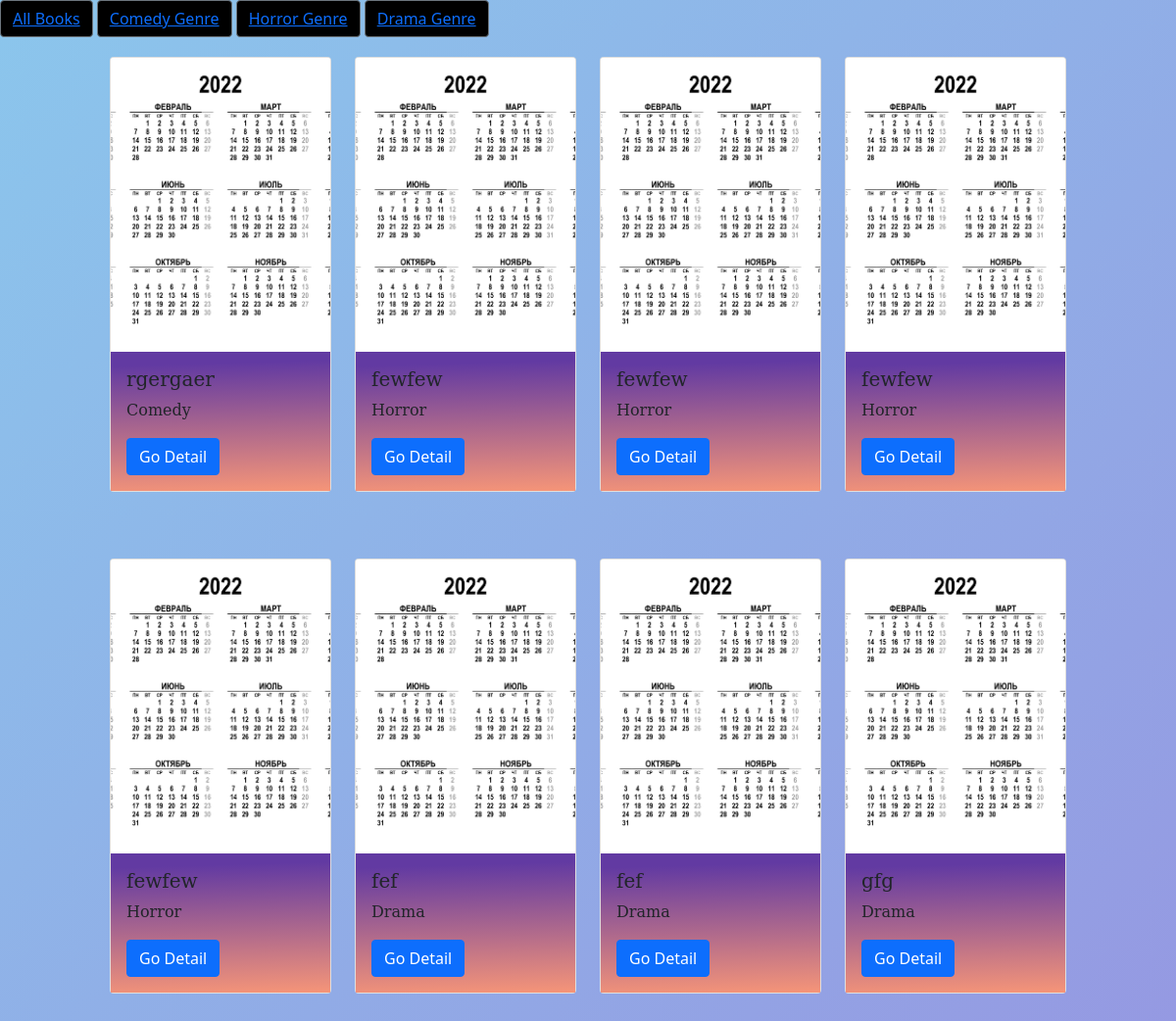
The page /books/ on the database as committed earlier.
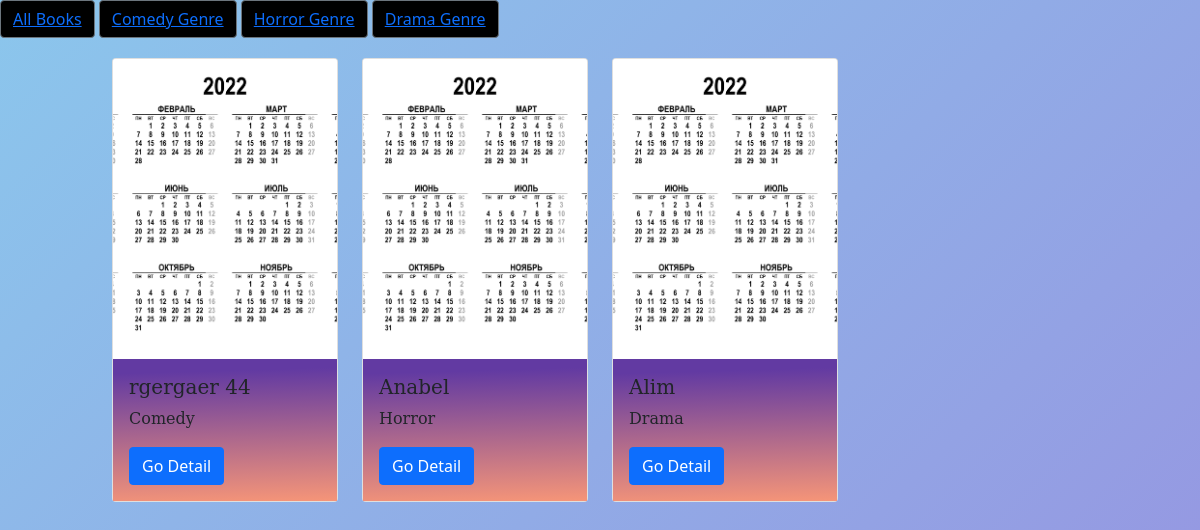
The same page on the database as committed later.
### book/models.py (models this page shows, shortened)
class Books(models.Model):
    GENRE_CHOICE = (
        ("Romantic", "Romantic"),
        ("Drama", "Drama"),
        ("Historical", "Historical"),
        ("Comedy", "Comedy"),
        ("Horror", "Horror"),
    )
    title = models.CharField(max_length=100)
    description = models.TextField()
    image = models.ImageField(upload_to='')
    genre = models.CharField(max_length=60, choices=GENRE_CHOICE)
    created_date = models.DateField(auto_now_add=True)
    updated_date = models.DateField(auto_now=True)
    author = models.CharField(max_length=50)

### book/views.py (the view)
# urls.py: path('books/', views.BooksListView.as_view(), name="books_list"),
class BooksListView(generic.ListView):
    template_name = "books_list.html"
    queryset = models.Books.objects.all()
    def get_queryset(self):
        return self.queryset

### templates/books_list.html (shortened to what this page needs)
<!DOCTYPE html>
{% load static %}
<html lang="en">
<head>
    <link rel="stylesheet" type="text/css" href="{% static 'css/bootstrap.css/' %}"/>
</head>
<body>
<div>
    <button type="button" class="btn btn-secondary books__button"><a href="/books/">All Books</a></button>
    <button type="button" class="btn btn-secondary books__button"><a href="/books/comedy/">Comedy Genre</a></button>
    <button type="button" class="btn btn-secondary books__button"><a href="/books/horror/">Horror Genre</a></button>
    <button type="button" class="btn btn-secondary books__button"><a href="/books/drama/">Drama Genre</a></button>
</div>
<div class="container books__container">
    <div class="row gy-5">
        {% for i in object_list %}
        <div class="col-3">
            <div class="card books__card">
                <img src="{{ i.image.url }}" class="card-img-top books__img" alt="...">
                <div class="card-body books__body_card">
                    <h5 class="card-title books__title">{{ i.title }}</h5>
                    <p class="card-text books__genre">{{ i.genre }}</p>
                    <a href="/books/{{ i.id }}/" class="btn btn-primary">Go Detail</a>
                </div>
            </div>
        </div>
        {% endfor %}
    </div>
</div>
</body>
</html>

### templates/books_list.html (style rules this page uses)
body { background-color: #8BC6EC; background-image: linear-gradient(135deg, #8BC6EC 0%, #9599E2 100%); }
.books__img { height: 300px; object-fit: cover; }
.books__container { max-width: 1000px; margin-bottom: 40px; }
.books__card { margin-top: 20px; }
.books__body_card { background-image: linear-gradient( 358.4deg, rgba(249,151,119,1) -2.1%, rgba(98,58,162,1) 90% ); }
.books__title { font-family: DejaVu Serif, Condensed, sans-serif; }
.books__genre { font-family: DejaVu Serif, Condensed, sans-serif; }
.books__button { background-color: black; }

Rows that differ between the two databases and show on the page:
removed Books: image (picture), title "fewfew", genre "Horror"
removed Books: image (picture), title "fewfew", genre "Horror"
removed Books: image (picture), title "fewfew", genre "Horror"
removed Books: image (picture), title "fewfew", genre "Horror"
removed Books: image (picture), title "fef", genre "Drama"
removed Books: image (picture), title "fef", genre "Drama"
removed Books: image (picture), title "gfg", genre "Drama"
changed Books "Comedy": title "rgergaer" → "rgergaer 44"
added Books: image (picture), title "Anabel", genre "Horror"
added Books: image (picture), title "Alim", genre "Drama"
